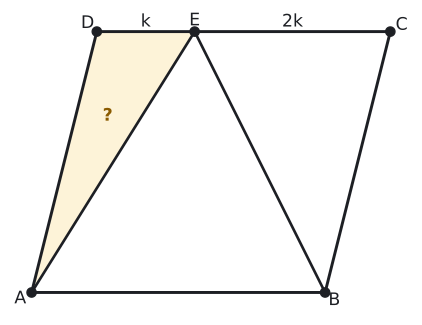

Recreate this plot in Python.
import sys; sys.path.insert(0, "tools")
from cizim import *

P = lambda x, y: np.array([float(x), float(y)])
uz = lambda U, V: round(float(np.linalg.norm(U - V)), 4)
def acisi(K, U, V):
    u, v = U - K, V - K
    return round(float(np.degrees(np.arccos(np.dot(u, v) / np.linalg.norm(u) / np.linalg.norm(v)))), 3)
def birim(U, V):
    t = (V - U) / np.linalg.norm(V - U); return t, np.array([-t[1], t[0]])
def dondur(Q, derece):
    a = np.radians(derece); return P(Q[0] * np.cos(a) - Q[1] * np.sin(a), Q[0] * np.sin(a) + Q[1] * np.cos(a))
def ayak(Q, U, V):
    t, _ = birim(U, V); return U + np.dot(Q - U, t) * t
def paralel_isareti(U, V, n=1, f=0.5):
    t, _ = birim(U, V)
    for i in range(n):
        M = U + f * (V - U) + (i - (n - 1) / 2) * 0.32 * S * t
        ax.annotate("", xy=M + 0.22 * S * t, xytext=M - 0.22 * S * t, arrowprops=dict(arrowstyle="-|>", color=SOLUK, lw=1.3, mutation_scale=13))
def cetik(U, V, n=1, renk=SOLUK, f=0.5):
    M = U + f * (V - U); t, m = birim(U, V)
    for i in range(n):
        c = M + (i - (n - 1) / 2) * 0.2 * S * t
        ax.plot(*zip(c - 0.22 * S * m, c + 0.22 * S * m), color=renk, lw=1.5)
def olcu(U, V, metin, d=0.5, renk=YAZI, fs=13, f=0.5):
    """[UV] üzerinde f oranındaki noktaya, U->V yönünün soluna d*S uzağa yazı (d < 0: sağına)."""
    M = U + f * (V - U); _, m = birim(U, V)
    ax.text(*(M + d * S * m), metin, ha="center", va="center", color=renk, fontsize=fs)
def dik_isareti(K, U, V, r=0.4):
    a_ = (U - K) / np.linalg.norm(U - K) * r * S; b_ = (V - K) / np.linalg.norm(V - K) * r * S
    ax.plot(*zip(K + a_, K + a_ + b_, K + b_), color=SOLUK, lw=1.3)
def harf(Q, metin, dx, dy, renk=YAZI, fs=13):
    ax.text(Q[0] + dx * S, Q[1] + dy * S, metin, ha="center", va="center", color=renk, fontsize=fs)
def cizgi(U, V, renk=YAZI, lw=2.2, ls="-"):
    ax.plot(*zip(U, V), color=renk, lw=lw, ls=ls)
def boya(noktalar, renk):
    ax.add_patch(patches.Polygon(noktalar, closed=True, facecolor=renk, edgecolor="none"))
def yay(K, U, V, r=0.8, renk=MAVI, n=1):
    for i in range(n): aci(ax, K, U, V, r=(r + 0.18 * i) * S, renk=renk)
def yay_yazi(K, U, V, metin, d=1.4, renk=MAVI, fs=12):
    """K köşesindeki U-K-V açısının ortasından d*S uzağa yazı."""
    u = (U - K) / np.linalg.norm(U - K); v = (V - K) / np.linalg.norm(V - K); o = (u + v) / np.linalg.norm(u + v)
    ax.text(*(K + d * S * o), metin, ha="center", va="center", color=renk, fontsize=fs)
def basla(xmin, xmax, ymin, ymax, en=5.5):
    global fig, ax
    fig, ax = sekil(en, en * (ymax - ymin) / (xmax - xmin))
    ax.set_aspect("equal"); ax.axis("off"); ax.set_xlim(xmin, xmax); ax.set_ylim(ymin, ymax)
def dortgen(A, B, C, D, dolgu=None):
    if dolgu: boya([A, B, C, D], dolgu)
    ax.plot(*zip(A, B, C, D, A), color=YAZI)
    for Q in (A, B, C, D): nokta(ax, *Q, "")
def koseler(A, B, C, D, d=0.55):
    O = (A + B + C + D) / 4
    for Q, ad in ((A, "A"), (B, "B"), (C, "C"), (D, "D")):
        y = (Q - O) / np.linalg.norm(Q - O); harf(Q, ad, d * y[0] * 1.3, d * y[1])
def pk(AB, AD, derece):
    """A orijinde, [AB] yatay; ABCD paralelkenarının köşeleri."""
    a = np.radians(derece); A, B = P(0, 0), P(AB, 0); D = P(AD * np.cos(a), AD * np.sin(a)); return A, B, B + D, D
def cerceve(noktalar, kenar=1.2):
    xs = [q[0] for q in noktalar]; ys = [q[1] for q in noktalar]
    return min(xs) - kenar * S, max(xs) + kenar * S, min(ys) - kenar * S, max(ys) + kenar * S
def alan(noktalar, metin, renk=YAZI, dx=0, dy=0, fs=13):
    """Çokgenin ağırlık merkezine (köşelerin ortalaması) yazı."""
    O = sum(noktalar) / len(noktalar)
    ax.text(O[0] + dx * S, O[1] + dy * S, metin, ha="center", va="center", color=renk, fontsize=fs, fontweight="bold")
def kesisim(P1, P2, P3, P4):
    """[P1P2] ve [P3P4] doğrularının kesişimi."""
    d1, d2 = P2 - P1, P4 - P3
    x2 = lambda u, v: u[0] * v[1] - u[1] * v[0]
    t = x2(P3 - P1, d2) / x2(d1, d2); return P1 + t * d1
def alan_hesap(*Q):
    return round(abs(sum(Q[i][0] * Q[(i + 1) % len(Q)][1] - Q[(i + 1) % len(Q)][0] * Q[i][1] for i in range(len(Q)))) / 2, 4)


# Soru 4: alan 72 (|AB| = 9, yükseklik 8), E ∈ [DC], |DE| : |EC| = 1 : 2. A(ADE) = 12.
A, B, D = P(0, 0), P(9, 0), P(2, 8); C = B + D; E = D + P(3, 0)
S = 11 / 15
print("alan", alan_hesap(A, B, C, D), "ADE", alan_hesap(A, D, E), "BEC", alan_hesap(B, E, C))
basla(*cerceve([A, B, C, D], 1.0))
boya([A, D, E], SARI_ACIK)
dortgen(A, B, C, D); koseler(A, B, C, D, 0.45)
cizgi(A, E, YAZI, 2); cizgi(B, E, YAZI, 2)
nokta(ax, *E, ""); harf(E, "E", 0, 0.45)
olcu(D, E, "k", 0.4); olcu(E, C, "2k", 0.4)
alan([A, D, E], "?", SARI, 0, 0.1)
kaydet(fig, __file__)
